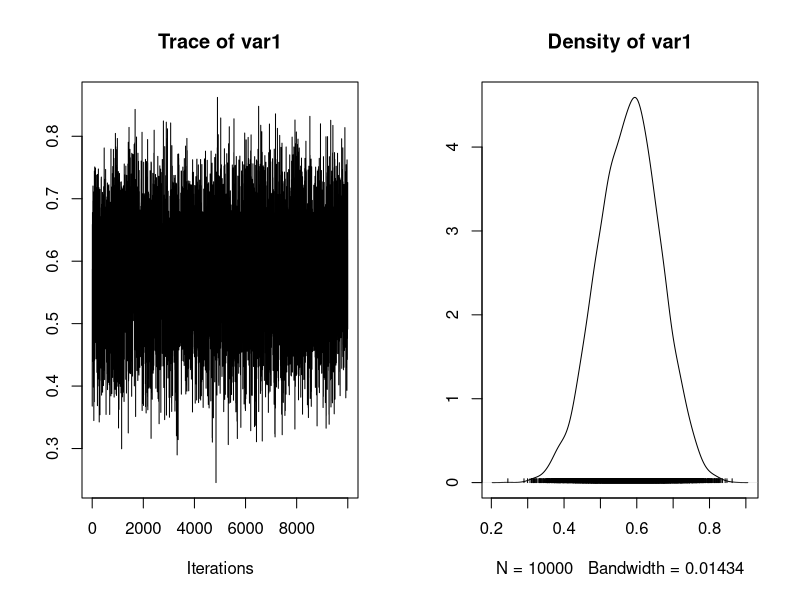

Write R code to recreate this figure.
library(BayesFactor)


### Name: proportionBF
### Title: Function for Bayesian analysis of proportions
### Aliases: proportionBF
### Keywords: htest

### ** Examples

bf = proportionBF(y = 15, N = 25, p = .5)
bf
## Sample from the corresponding posterior distribution
samples =proportionBF(y = 15, N = 25, p = .5, posterior = TRUE, iterations = 10000)
plot(samples[,"p"])
